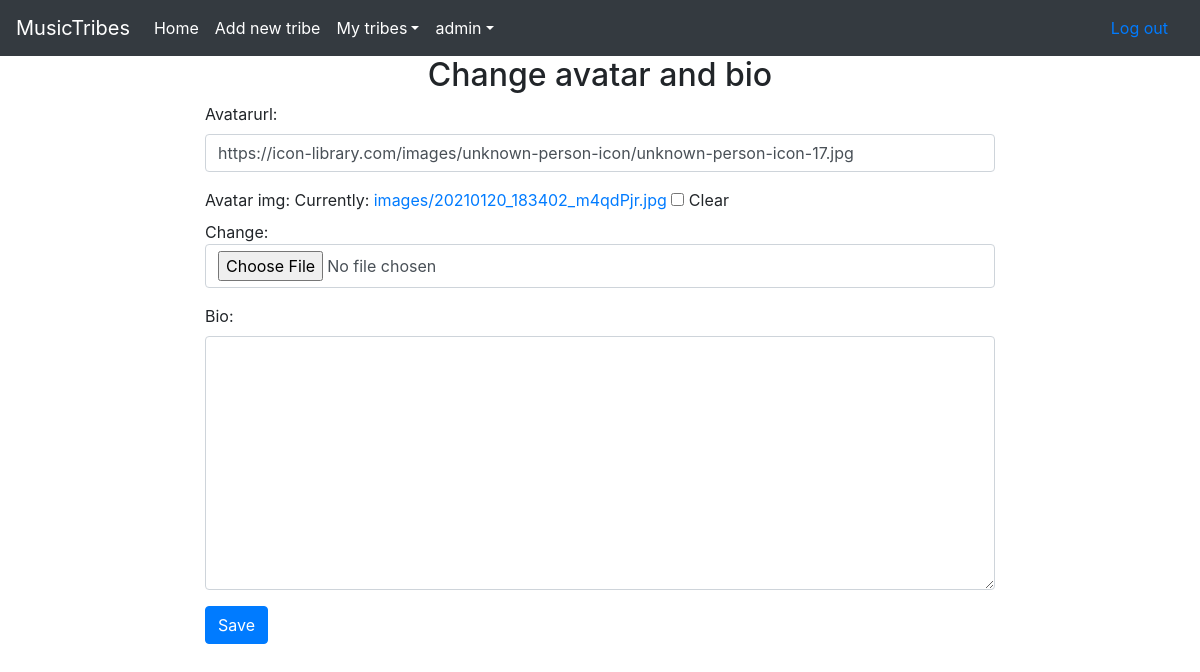
The page /accounts/editprofile/extendededit (signed in) on the database as committed earlier.
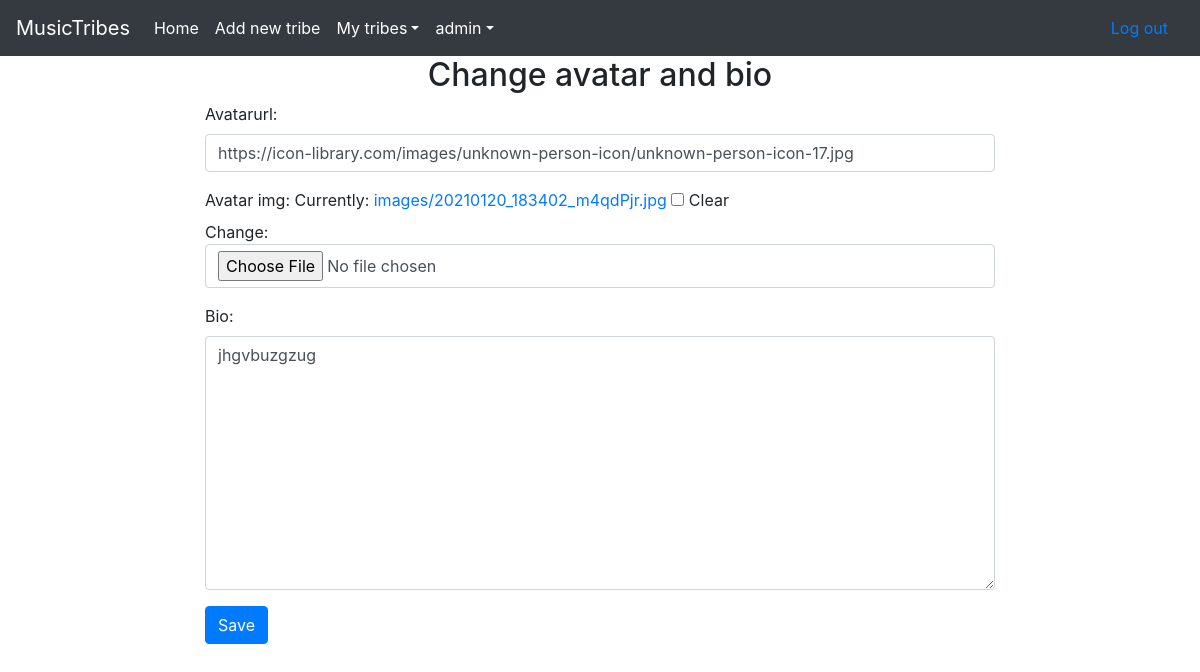
The same page on the database as committed later.
### accounts/models.py (models this page shows, shortened)
class Profile(models.Model):
    user = models.OneToOneField(User, on_delete=models.CASCADE)
    bio = models.TextField(max_length=1000, blank=True)
    avatarurl =  models.CharField(max_length=1000,default="https://icon-library.com/images/unknown-person-icon/unknown-person-icon-17.jpg",blank=True)
    tribes = models.ManyToManyField('app.Tribe',blank=True)
    avatar_img = models.ImageField(upload_to='images',blank = True)

### accounts/views.py (the view)
# urls.py: path('editprofile/extendededit',views.extendededit, name="extendededit")
def extendededit(request):
    if request.method=='POST':
        form=EditProfileForm(request.POST, request.FILES, instance=request.user.profile)
        if form.is_valid():
            form.save()
            return HttpResponseRedirect(reverse('app:index'))   #change later to accounts:profile
        else:
            return HttpResponseRedirect(reverse('accounts:extendededit'))
    else:
        form=EditProfileForm(instance=request.user.profile)
        context = {"form":form}
        return render(request,'app/extendededit.html',context)

### accounts/forms.py
class EditProfileForm(forms.ModelForm):
    class Meta:
        model=Profile
        fields=('avatarurl','avatar_img','bio')

### app/templates/app/extendededit.html (shortened to what this page needs)
{% extends 'app/base.html' %}
{% load static %}
{% block content %}
    <div class="row">
        <div class="col-md-12"><h2 class="text-center">Change avatar and bio</h2></div>
    </div>
        <form method="post" accept-charset="utf-8" enctype="multipart/form-data">
            {%include 'includes/bs4_form.html' with form=form %}
            <div class="row">
            <div class="col-md-8 mx-auto"><input type="submit" value="Save" class="btn btn-primary"></div>
{% endblock %}

### app/templates/includes/bs4_form.html (shortened to what this page needs)
{% load widget_tweaks %}
            {% for field in form.visible_fields %}
                <div class="row form-group">
                    <div class="col-md-8 controls mx-auto">
                    {{ field.label_tag }}
                    {% if form.is_bound %}
                        {% if field.errors %}
                            {% render_field field class="form-control is-invalid" %}
                            {% for error in field.errors %}
                                <div class="invalid-feedback">
                                    {{ error }}
                                </div>
                            {% endfor %}
                            {% else %}
                            {% render_field field class="form-control is-valid" %}
                        {% endif %}
                        {% else %}
                        {% render_field field class="form-control" %}
                    {% endif %}
                </div>
            </div>
            {% endfor %}

Rows that differ between the two databases and show on the page:
changed Profile "https://icon-library.com/images/unknown-person-icon/unknown-person-icon-17.jpg": bio (not shown) → "jhgvbuzgzug"
